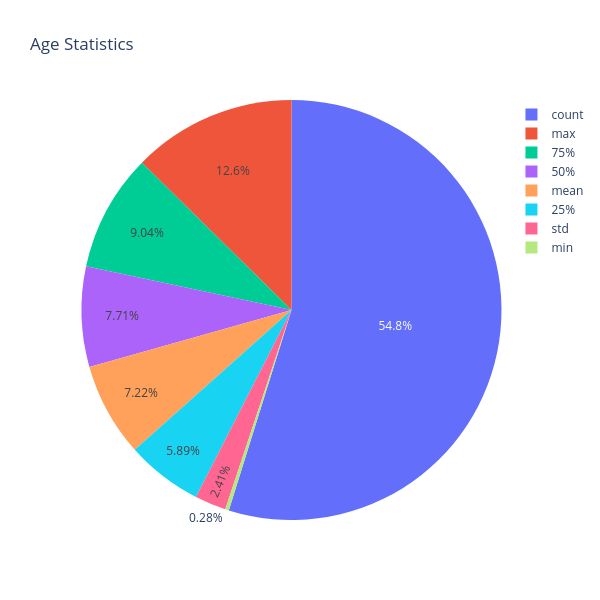

Write notebook code for a chart like this one.
### Code cell
# plt.figure(figsize=(6, 6))
data= df['age'].describe()


fig= px.pie(
    names=data.index,
    values=data.values,
    title="Age Statistics"
)

fig.update_layout(
    width= 600,
    height= 600
)
#px.pie(data, labels=data.index, autopct='%1.1f%%')

# plt.title("Age Group Distribution")
# plt.tight_layout()

### Figure 1 — Plotly figure (JSON) as saved in the notebook; plotly's stock layout.template omitted (floating-point values rounded to 4 significant figures)
{"data": [{"domain": {"x": [0, 1], "y": [0, 1]}, "hovertemplate": "label=%{label}<br>value=%{value}<extra></extra>", "labels": ["count", "mean", "std", "min", "25%", "50%", "75%", "max"], "legendgroup": "", "name": "", "showlegend": true, "type": "pie", "values": [391.0, 51.48, 17.17, 2.0, 42.0, 55.0, 64.5, 90.0]}], "layout": {"height": 600, "legend": {"tracegroupgap": 0}, "title": {"text": "Age Statistics"}, "width": 600}}
